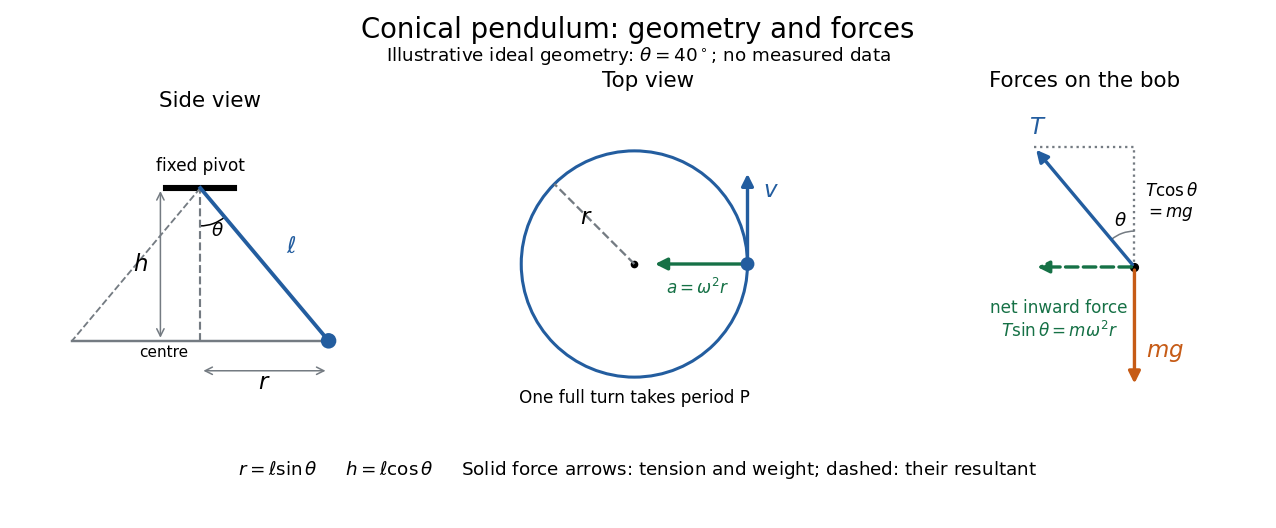

The Python source for this figure:
"""Generate an original ideal conical-pendulum schematic, not measured data.

Tested with Python 3.14.4, matplotlib 3.10.7, and numpy 2.3.5.
Run from _media with MPLCONFIGDIR=/tmp/codex-wiki-matplotlib.
The matching PNG basename is written to the current working directory.
"""

from pathlib import Path

import matplotlib

matplotlib.use("Agg")
import matplotlib.pyplot as plt
from matplotlib.patches import Arc, Circle
import numpy as np


def arrow(ax, start, end, color, dashed=False):
    ax.annotate("", xy=end, xytext=start, arrowprops={
        "arrowstyle": "-|>", "color": color, "lw": 2.2,
        "linestyle": "--" if dashed else "-", "mutation_scale": 16,
    })


def main():
    plt.rcParams.update({"font.size": 12, "figure.facecolor": "white"})
    blue, orange, green, gray = "#235d9f", "#c65b16", "#167146", "#747b82"
    theta = np.deg2rad(40)
    radius, drop = np.sin(theta), np.cos(theta)
    fig, axes = plt.subplots(1, 3, figsize=(11.6, 4.8))
    fig.subplots_adjust(left=0.035, right=0.98, bottom=0.20, top=0.80, wspace=0.32)
    fig.suptitle("Conical pendulum: geometry and forces", fontsize=18, y=0.97)
    fig.text(0.5, 0.885, r"Illustrative ideal geometry: $\theta=40^\circ$; no measured data", ha="center")
    for ax in axes:
        ax.set_aspect("equal")
        ax.axis("off")

    ax = axes[0]
    ax.set_title("Side view", fontsize=14, pad=12)
    ax.set_xlim(-0.78, 0.88)
    ax.set_ylim(-0.31, 1.08)
    ax.plot([-0.17, 0.17], [drop, drop], color="black", lw=4)
    ax.plot([0, 0], [0, drop], "--", color=gray, lw=1.4)
    ax.plot([-radius, radius], [0, 0], color=gray, lw=1.6)
    ax.plot([0, -radius], [drop, 0], "--", color=gray, lw=1.2)
    ax.plot([0, radius], [drop, 0], color=blue, lw=2.5)
    ax.add_patch(Circle((radius, 0), 0.035, color=blue, zorder=5))
    ax.add_patch(Arc((0, drop), 0.38, 0.38, theta1=270, theta2=310, color="black"))
    ax.text(0.085, drop - 0.24, r"$\theta$", ha="center")
    ax.text(0.43, 0.44, r"$\ell$", color=blue, fontsize=15)
    ax.text(0.0, drop + 0.085, "fixed pivot", ha="center", fontsize=11)
    ax.annotate("", xy=(-0.20, drop), xytext=(-0.20, 0), arrowprops={"arrowstyle": "<->", "color": gray})
    ax.text(-0.26, drop / 2, r"$h$", ha="right", va="center", fontsize=15)
    ax.annotate("", xy=(radius, -0.15), xytext=(0, -0.15), arrowprops={"arrowstyle": "<->", "color": gray})
    ax.text(radius / 2, -0.24, r"$r$", ha="center", fontsize=15)
    ax.text(-0.06, -0.08, "centre", ha="right", fontsize=10)

    ax = axes[1]
    ax.set_title("Top view", fontsize=14, pad=12)
    ax.set_xlim(-0.85, 1.0)
    ax.set_ylim(-0.9, 0.9)
    ax.add_patch(Circle((0, 0), radius, fill=False, color=blue, lw=2))
    ax.plot(0, 0, "o", color="black", ms=4)
    ax.add_patch(Circle((radius, 0), 0.035, color=blue, zorder=5))
    arrow(ax, (radius, 0), (radius, 0.53), blue)
    ax.text(radius + 0.09, 0.38, r"$v$", color=blue, fontsize=15)
    arrow(ax, (radius, 0), (0.10, 0), green)
    ax.text(0.36, -0.17, r"$a=\omega^2r$", color=green, ha="center", fontsize=11)
    q = radius / np.sqrt(2)
    ax.plot([0, -q], [0, q], "--", color=gray)
    ax.text(-q / 2 - 0.08, q / 2, r"$r$", fontsize=15)
    ax.text(0, -0.79, "One full turn takes period P", ha="center", fontsize=11)

    ax = axes[2]
    ax.set_title("Forces on the bob", fontsize=14, pad=12)
    ax.set_xlim(-1.4, 0.57)
    ax.set_ylim(-1.3, 1.35)
    tx = -np.tan(theta)
    arrow(ax, (0, 0), (tx, 1), blue)
    arrow(ax, (0, 0), (0, -1), orange)
    arrow(ax, (0, 0), (tx, 0), green, dashed=True)
    ax.plot([tx, 0, 0], [1, 1, 0], ":", color=gray, lw=1.5)
    ax.plot(0, 0, "o", color="black", ms=5)
    ax.text(tx - 0.04, 1.11, r"$T$", color=blue, fontsize=15)
    ax.text(0.1, -0.75, r"$mg$", color=orange, fontsize=15)
    ax.text(0.09, 0.54, r"$T\cos\theta$" + "\n" + r"$=mg$", va="center", fontsize=11)
    ax.text(-0.63, -0.27, "net inward force\n" + r"$T\sin\theta=m\omega^2r$", color=green, ha="center", va="top", fontsize=11)
    ax.add_patch(Arc((0, 0), 0.6, 0.6, theta1=90, theta2=130, color=gray))
    ax.text(-0.17, 0.34, r"$\theta$", fontsize=12)
    fig.text(0.5, 0.10, r"$r=\ell\sin\theta$     $h=\ell\cos\theta$     Solid force arrows: tension and weight; dashed: their resultant", ha="center", fontsize=12)
    fig.savefig(Path(__file__).with_suffix(".png").name, dpi=110, facecolor="white", transparent=False)
    plt.close(fig)


if __name__ == "__main__":
    main()
